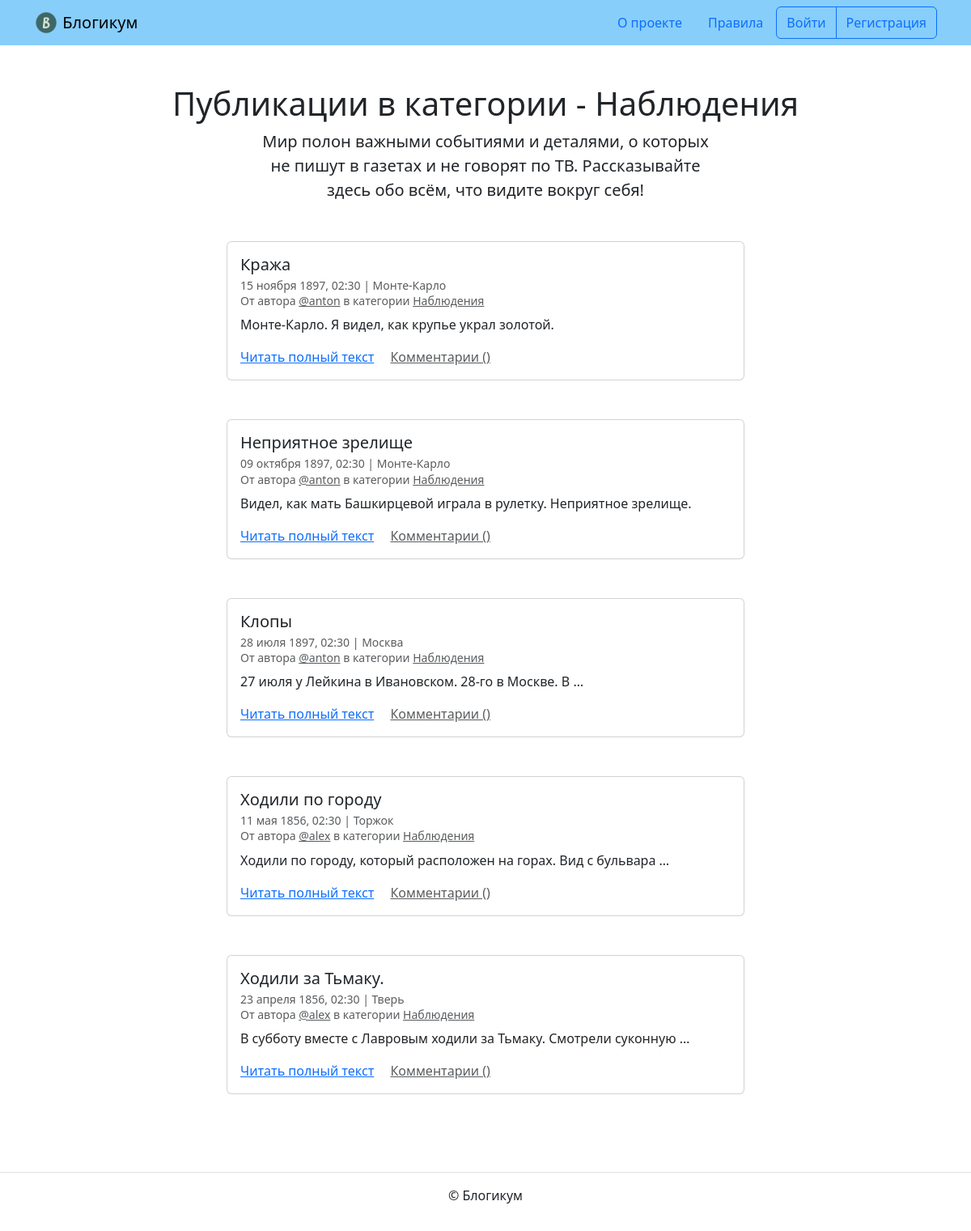
The page /category/details/ on the database its author committed.
### blog/models.py (models this page shows, shortened)
class BaseModel(models.Model):
    is_published = models.BooleanField(
        default=True,
        verbose_name='Опубликовано',
        help_text='Снимите галочку, чтобы скрыть публикацию.'
    )
    created_at = models.DateTimeField(
        auto_now_add=True,
        verbose_name='Добавлено'
    )
    class Meta:
        abstract = True

class Category(BaseModel):
    title = models.CharField(
        max_length=MX_CHARS,
        verbose_name='Заголовок'
    )
    description = models.TextField(
        verbose_name='Описание'
    )
    slug = models.SlugField(
        unique=True,
        verbose_name='Идентификатор',
        help_text='Идентификатор страницы для URL; разрешены символы '
                  'латиницы, цифры, дефис и подчёркивание.'
    )
    class Meta:
        verbose_name = 'категория'
        verbose_name_plural = 'Категории'

class Post(BaseModel):
    title = models.CharField(
        max_length=MX_CHARS,
        verbose_name='Заголовок'
    )
    text = models.TextField(
        verbose_name='Текст'
    )
    pub_date = models.DateTimeField(
        verbose_name='Дата и время публикации',
        help_text='Если установить дату и время в будущем — можно делать '
                  'отложенные публикации.'
    )
    author = models.ForeignKey(
        USER,
        on_delete=models.CASCADE,
        verbose_name='Автор публикации',
        related_name='posts'
    )
    location = models.ForeignKey(
        Location,
        on_delete=models.SET_NULL,
        blank=True,
        null=True,
        verbose_name='Местоположение',
        related_name='posts'
    )
    category = models.ForeignKey(
        Category,
        on_delete=models.SET_NULL,
        null=True,
        verbose_name='Категория',
        related_name='posts'
    )
    image = models.ImageField(
        verbose_name='Фото',
        upload_to='post_images',
        blank=True
    )
    class Meta:
        verbose_name = 'публикация'
        verbose_name_plural = 'Публикации'
        ordering = ['-pub_date']

class Location(BaseModel):
    name = models.CharField(
        max_length=MX_CHARS,
        verbose_name='Название места'
    )
    class Meta:
        verbose_name = 'местоположение'
        verbose_name_plural = 'Местоположения'

### blog/views.py (the view)
# urls.py: path('category/<slug:category_slug>/', views.category,
def category(request, category_slug):
    category_obj = get_object_or_404(
        Category,
        slug=category_slug,
        is_published=True)
    posts = base_request().filter(category=category_obj)
    paginator = Paginator(posts, 10)
    page_number = request.GET.get('page')
    page_obj = paginator.get_page(page_number)
    template = 'blog/category.html'
    context = {'page_obj': page_obj, 'category': category_obj}
    return render(request, template, context)

### blog/views.py (called while the page is built)
def base_request():
    return Post.objects.select_related(
        'category',
        'author',
        'location'
    ).filter(
        is_published=True,
        category__is_published=True,
        pub_date__lte=timezone.now()
    )

### templates/blog/category.html (shortened to what this page needs)
{% extends "base.html" %}
{% block content %}
  <h1 class="text-center">Публикации в категории - {{ category.title }}</h1>
  <p class="col-6 offset-3 mb-5 lead text-center">{{ category.description }}</p>
  {% for post in page_obj %}
    <article class="mb-5">
      {% include "includes/post_card.html" %}
    </article>
  {% endfor %}
{% endblock %}

### templates/includes/post_card.html (shortened to what this page needs)
<div class="col d-flex justify-content-center">
  <div class="card" style="width: 40rem;">
    <div class="card-body">
      <h5 class="card-title">{{ post.title }}</h5>
      <h6 class="card-subtitle mb-2 text-muted">
        <small>
          {{ post.pub_date|date:"d E Y, H:i" }} | {% if post.location and post.location.is_published %}{{ post.location.name }}{% else %}Планета Земля{% endif %}<br>
          От автора <a class="text-muted" href="{% url 'blog:profile' post.author.username %}">@{{ post.author.username }}</a> в
          категории {% include "includes/category_link.html" %}
        </small>
      </h6>
      <p class="card-text">{{ post.text|truncatewords:10 }}</p>
      <a href="{% url 'blog:post_detail' post.id %}" class="card-link">Читать полный текст</a>
      <a href="{% url 'blog:post_detail' post.id %}" class="card-link text-muted">Комментарии ({{ post.comment_count }})</a>
    </div>
  </div>
</div>

### templates/includes/category_link.html
<a class="text-muted" href="{% url 'blog:category_posts' post.category.slug %}">
  {{ post.category.title }}
</a>

### rows shown on the page
Category: title "Наблюдения", description "Мир полон важными событиями и деталями, о которых не пишут в газетах и не говорят по ТВ. Рассказывайте здесь обо всём, что видите вокруг себя!"
Post: title "Кража", pub_date "15 ноября 1897, 02:30", location.name "Монте-Карло", author.username "anton", category "Наблюдения", text "Монте-Карло. Я видел, как крупье украл золотой."
Post: title "Неприятное зрелище", pub_date "09 октября 1897, 02:30", location.name "Монте-Карло", author.username "anton", category "Наблюдения", text "Видел, как мать Башкирцевой играла в рулетку. Неприятное зрелище."
Post: title "Клопы", pub_date "28 июля 1897, 02:30", location.name "Москва", author.username "anton", category "Наблюдения", text "27 июля у Лейкина в Ивановском. 28-го в Москве. В …"
Post: title "Ходили по городу", pub_date "11 мая 1856, 02:30", location.name "Торжок", author.username "alex", category "Наблюдения", text "Ходили по городу, который расположен на горах. Вид с бульвара …"
Post: title "Ходили за Тьмаку.", pub_date "23 апреля 1856, 02:30", location.name "Тверь", author.username "alex", category "Наблюдения", text "В субботу вместе с Лавровым ходили за Тьмаку. Смотрели суконную …"
